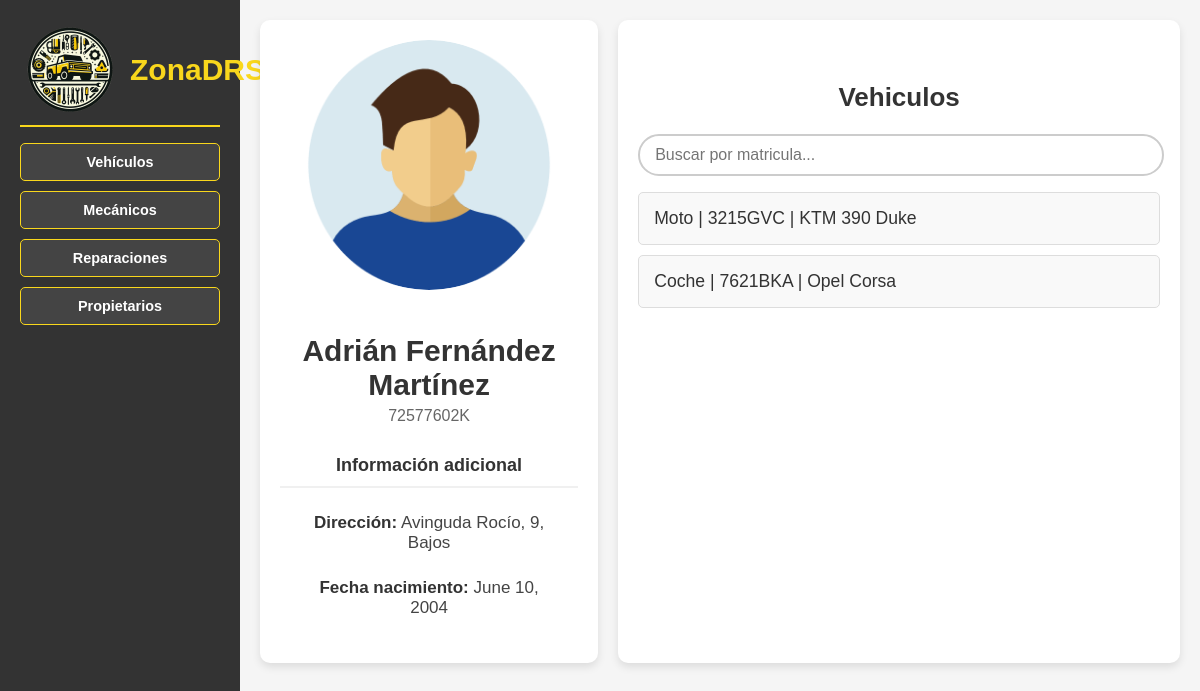
Screenshot of /ZonaDRS/propietario/72577602K/ with the database file from the repository.
### Zona_DRS_APP/models.py (models this page shows, shortened)
class Propietario(models.Model):
    dni = models.CharField(max_length=9, primary_key=True)
    nombre = models.CharField(max_length=255)
    apellido1 = models.CharField(max_length=255)
    apellido2 = models.CharField(max_length=255)
    genero = models.CharField(
        max_length=1,
        choices=[
            ('H', 'Hombre'),
            ('M', 'Mujer')
        ],
    )
    direccion = models.CharField(max_length=255)
    fecha_nacimiento = models.DateField()
    telefono = models.CharField(max_length=9)
    correo = models.EmailField()

class Vehiculo(models.Model):
    matricula = models.CharField(max_length=7, primary_key=True)
    tipo = models.CharField(
        max_length=10,
        choices=[
            ('Coche', 'Coche'),
            ('Moto', 'Moto'),
            ('Camión', 'Camión')
        ]
    )
    marca = models.CharField(max_length=255)
    modelo = models.CharField(max_length=255)
    color = models.CharField(max_length=255)
    fecha_fabricacion = models.DateField()
    propietario = models.ForeignKey(Propietario, on_delete=models.CASCADE, related_name='vehiculos')

### Zona_DRS_APP/views.py (the view)
# urls.py: path('propietario/<str:pk>/', DetallePropietarioView.as_view(), name='detallePropietario'),
class DetallePropietarioView(DetailView):
    model = Propietario
    template_name = 'detallePropietario.html'
    context_object_name = 'propietario'
    '''
        propietario = Propietario.objects.get(dni=dni)
        vehiculos = Vehiculo.objects.filter(propietario=propietario).order_by('matricula')
        return render(request, 'detallePropietario.html', {'propietario': propietario, 'vehiculos': vehiculos});
    '''

### Zona_DRS_APP/templates/detallePropietario.html
{% extends "base.html" %}
{% load static %}
{% block contenido %}
<body data-page="detalle-propietario">
    <div class="container2">
        <div class="profile-container">
            <div class="profile-photo">
                {% if propietario.genero == 'H' %}
                    <img src="{% static 'img/man-icon.png' %}" alt="Foto de hombre">
                {% elif propietario.genero == 'M' %}
                    <img src="{% static 'img/woman-icon.png' %}" alt="Foto de mujer">
                {% endif %}
            </div>
            <div class="profile-info">
                <h2>{{propietario.nombre}} {{propietario.apellido1}} {{propietario.apellido2}}</h2>
                <p>{{propietario.dni}}</p>
                <div class="section-title">Información adicional</div>
                <div class="info-item"><strong>Dirección:</strong> {{propietario.direccion}}</div>
                <div class="info-item"><strong>Fecha nacimiento:</strong> {{propietario.fecha_nacimiento}}</div>
            </div>
        </div>
        <div class="extra-box">
            <h2>Vehiculos</h2>
            <div class="search-container">
                <div class="search-box">
                    <input type="text" class="search-input" placeholder="Buscar por matricula..." id="searchInput">
                </div>
            </div>
            <ul class="reparaciones" id="reparacionesList">
                {% for vehiculo in propietario.vehiculos.all %}
                    <a href="{% url 'detalleVehiculo' vehiculo.matricula %}"><li>{{ vehiculo.tipo }} | {{vehiculo.matricula}} | {{ vehiculo.marca }} {{ vehiculo.modelo }}</li></a>
                {% endfor %}
            </ul>
        </div>
    </div>
</body>
{% endblock %}

### Zona_DRS_APP/static/style/navbar.css (style rules this page uses)
body { margin: 0; font-family: Arial, sans-serif; display: flex; text-align: center; }

### Zona_DRS_APP/static/style/content.css (style rules this page uses)
body { margin: 0; font-family: Arial, sans-serif; display: flex; }
h2 { padding-top: 20px; }

### Zona_DRS_APP/static/style/detalle.css (style rules this page uses)
body { font-family: Arial, sans-serif; margin: 0; background-color: #f5f5f5; margin: 0; padding: 0; height: 100%; }
.container2 { display: flex; gap: 20px; padding: 20px; width: 100%; height: calc(100vh - 40px); box-sizing: border-box; margin: 0 auto; padding: 0; height: fit-content; }
.profile-container { display: flex; flex-direction: column; gap: 20px; background-color: #ffffff; padding: 20px; border-radius: 10px; box-shadow: 0px 4px 8px rgba(0, 0, 0, 0.1); width: 40%; max-width: 350px; }
.profile-photo { text-align: center; }
.profile-photo img { width: 250px; height: 250px; border-radius: 50%; object-fit: cover; transition: transform 0.3s ease; }
.profile-info { text-align: center; }
.profile-info h2 { margin: 0; font-size: 30px; color: #333333; font-weight: bold; }
.profile-info p { margin: 5px 0; color: #666666; font-size: 16px; }
.section-title { font-weight: bold; margin-top: 30px; color: #333333; border-bottom: 2px solid #f0f0f0; padding-bottom: 10px; font-size: 18px; }
.info-item { margin: 25px; font-size: 17px; color: #444444; }
.info-item strong { color: #333333; }
.extra-box { background-color: #ffffff; padding: 20px; border-radius: 10px; box-shadow: 0px 4px 8px rgba(0, 0, 0, 0.1); flex-grow: 1; text-align: center; width: 70%; }
.extra-box h2 { color: #333; font-size: 26px; }
.reparaciones { list-style: none; padding: 0; }
.reparaciones a { text-decoration: none; color: #333; }
.reparaciones li { background-color: #f9f9f9; padding: 15px; margin-bottom: 10px; border: 1px solid #ddd; border-radius: 5px; font-size: 1.1em; display: flex; justify-content: space-between; }
.search-container { display: flex; justify-content: center; align-items: center; margin-top: 10px; margin-right: 30px; }
.search-box { position: relative; width: 100%; max-width: 100%; }
.search-input { width: 100%; padding: 10px 15px; font-size: 16px; border: 2px solid #ccc; border-radius: 25px; outline: none; transition: border-color 0.3s ease; }

### rows the page displays
Propietario: nombre "Adrián", apellido1 "Fernández", apellido2 "Martínez", dni "72577602K", direccion "Avinguda Rocío, 9, Bajos", fecha_nacimiento "June 10, 2004"
Vehiculo: tipo "Moto", matricula "3215GVC", marca "KTM", modelo "390 Duke"
Vehiculo: tipo "Coche", matricula "7621BKA", marca "Opel", modelo "Corsa"
